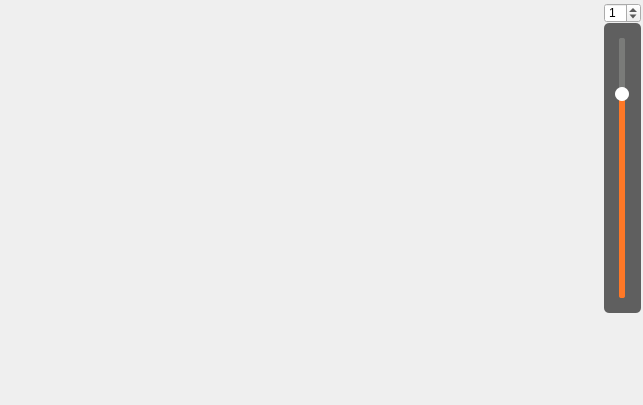
<?xml version="1.0" encoding="UTF-8"?>
<ui version="4.0">
 <class>VtkColorGradient</class>
 <widget class="QWidget" name="VtkColorGradient">
  <property name="windowModality">
   <enum>Qt::WindowModal</enum>
  </property>
  <property name="geometry">
   <rect>
    <x>0</x>
    <y>0</y>
    <width>643</width>
    <height>405</height>
   </rect>
  </property>
  <property name="windowTitle">
   <string>3D</string>
  </property>
  <widget class="QWidget" name="m_gwidget" native="true">
   <property name="geometry">
    <rect>
     <x>0</x>
     <y>4</y>
     <width>601</width>
     <height>308</height>
    </rect>
   </property>
  </widget>
  <widget class="QWidget" name="m_colorWidget" native="true">
   <property name="geometry">
    <rect>
     <x>0</x>
     <y>312</y>
     <width>601</width>
     <height>55</height>
    </rect>
   </property>
  </widget>
  <widget class="QSpinBox" name="m_setslope">
   <property name="geometry">
    <rect>
     <x>604</x>
     <y>3</y>
     <width>37</width>
     <height>20</height>
    </rect>
   </property>
   <property name="minimumSize">
    <size>
     <width>37</width>
     <height>20</height>
    </size>
   </property>
   <property name="maximumSize">
    <size>
     <width>37</width>
     <height>20</height>
    </size>
   </property>
   <property name="styleSheet">
    <string notr="true"/>
   </property>
   <property name="minimum">
    <number>0</number>
   </property>
   <property name="maximum">
    <number>100</number>
   </property>
   <property name="value">
    <number>1</number>
   </property>
  </widget>
  <widget class="QSlider" name="m_sliderslope">
   <property name="geometry">
    <rect>
     <x>604</x>
     <y>23</y>
     <width>37</width>
     <height>290</height>
    </rect>
   </property>
   <property name="styleSheet">
    <string notr="true">QSlider 
{
	background-color: rgba(33, 33, 33, 0.7);
	padding-top: 15px;  /*上面端点离顶部的距离*/
	padding-bottom: 15px;
	border-radius: 5px; /*外边框矩形倒角*/
}
 
QSlider::add-page:vertical 
{
	background-color: #FF7826;
	width:5px;
	border-radius: 2px;
}
 
QSlider::sub-page:vertical 
{
	background-color: #7A7B79;
	width:5px;
	border-radius: 2px;
}
 
QSlider::groove:vertical 
{
	background:transparent;
	width:6px;
}
 
QSlider::handle:vertical    
{
	height: 14px;  
	width: 14px;
	margin: 0px -4px 0px -4px;
	border-radius: 7px;
	background: white;
}</string>
   </property>
   <property name="maximum">
    <number>100</number>
   </property>
   <property name="sliderPosition">
    <number>80</number>
   </property>
   <property name="orientation">
    <enum>Qt::Vertical</enum>
   </property>
   <property name="tickPosition">
    <enum>QSlider::TicksBothSides</enum>
   </property>
  </widget>
 </widget>
 <resources/>
 <connections/>
</ui>
